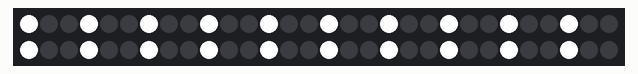
A sketch run on a simulated Arduino Uno, built with avr-gcc and run on an emulated ATmega328P. On the bench: 60 RGB LEDs in strip order, left to right, continuing on the next row. Dim RGB values are drawn brighter than linear.

Above: at 0.01 s.
At 6.34 s:
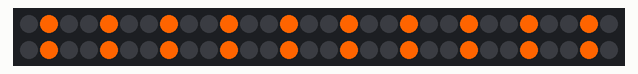
At 7.94 s:
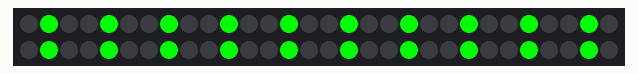
At 9.55 s:
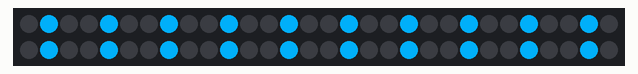
At 11.16 s:
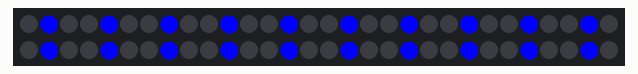
At 12.77 s:
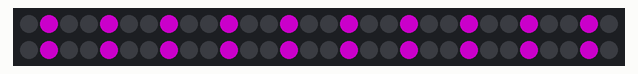

The sketch:

GRBW_Flash_Rainbow.ino
```cpp
#include <Adafruit_NeoPixel.h>
#ifdef __AVR__
  #include <avr/power.h>
#endif

#define PIN 6

// 네오픽셀을 사용하기 위한 함수 선언
// 첫번째 인자 : 네오픽셀 LED 개수
// 두번째 인자 : 네오픽셀이 연결된 아두이노의 PIN 번호
// 세번째 인자 : 네오픽셀의 타입 (RGB, RGBW 등)
Adafruit_NeoPixel strip = Adafruit_NeoPixel(60, PIN, NEO_GRBW + NEO_KHZ800);


void setup() {

// 네오픽셀 초기화 ( 모든 LED OFF )
  strip.begin();
  strip.show();

}

void loop() {

// 아래의 순서대로 네오픽셀 반복

// strip.Color(a, b, c), d) = strip.Color(Red, Green, Blue, White), Brightness)
// Red(빨강), Green(초록), Blue(파랑), White(하양), Brightness(밝기) 의 색상을 각 255단계로 제어

  theaterChase(strip.Color(0, 0, 0, 255), 50); // 하얀색
  theaterChase(strip.Color(255, 0, 0, 0), 50); // 빨간색
  theaterChase(strip.Color(255, 50, 0, 0), 50); // 주황색
  theaterChase(strip.Color(255, 100, 0, 0), 50); // 노랑색
  theaterChase(strip.Color(0, 255, 0, 0), 50); // 초록색
  theaterChase(strip.Color(0, 165, 235, 0), 50); // 파란색
  theaterChase(strip.Color(0, 0, 255, 0), 50); // 남색
  theaterChase(strip.Color(105, 0, 105, 0), 50); // 보라색
}

// 입력한 색으로 LED를 깜빡여주는 함수
void theaterChase(uint32_t c, uint8_t wait) {
  for (int j=0; j<10; j++) {  //do 10 cycles of chasing
    for (int q=0; q < 3; q++) {
      for (uint16_t i=0; i < strip.numPixels(); i=i+3) {
        strip.setPixelColor(i+q, c);    //turn every third pixel on
      }
      strip.show();

      delay(wait);

      for (uint16_t i=0; i < strip.numPixels(); i=i+3) {
        strip.setPixelColor(i+q, 0);        //turn every third pixel off
      }
    }
  }
}

// 255가지의 색을 표현하는 함수
uint32_t Wheel(byte WheelPos) {
  WheelPos = 255 - WheelPos;
  if(WheelPos < 85) {
    return strip.Color(255 - WheelPos * 3, 0, WheelPos * 3);
  }
  if(WheelPos < 170) {
    WheelPos -= 85;
    return strip.Color(0, WheelPos * 3, 255 - WheelPos * 3);
  }
  WheelPos -= 170;
  return strip.Color(WheelPos * 3, 255 - WheelPos * 3, 0);
}
```

Measured:
- by itself, everything shown: repeats every 12.9 s, in 240 steps
